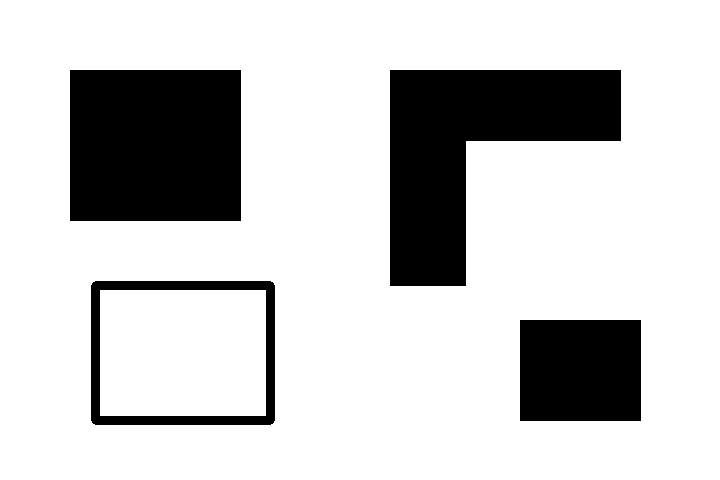
#> input picture 011_image_processing/090_corner_detection/input/corner_sample.png, 720 x 480 px, found by its file name
$ python 010_corner_detection.py
#> lines starting #> are read from the running program, lines starting #| are printed output that depends on the picture; after the words box and inside, x2 and y2 are one past the last pixel; in counts of white or black regions, pixels touching at a corner belong together
import os
import cv2
import numpy as np

dir_proj = os.getcwd()
dir_base = os.path.join(dir_proj, "011_image_processing",
                        "090_corner_detection")
dir_input = os.path.join(dir_base, "input")
dir_output = os.path.join(dir_base, "output")
os.makedirs(dir_input, exist_ok=True)
os.makedirs(dir_output, exist_ok=True)

path_input = os.path.join(dir_input, "corner_sample.png")


"""===========================================================================================
Create Corner Input
==========================================================================================="""
if not os.path.exists(path_input):
    img = np.full(shape=(480, 720, 3), fill_value=255, dtype=np.uint8)

    cv2.rectangle(img=img, pt1=(70, 70), pt2=(240, 220),
                  color=(40, 40, 40), thickness=-1)
    cv2.rectangle(img=img, pt1=(95, 285), pt2=(270, 420),
                  color=(40, 40, 40), thickness=7)

    l_shape = np.array(object=[[390, 70], [620, 70], [620, 140],
                               [465, 140], [465, 285], [390, 285]],
                       dtype=np.int32)
    cv2.drawContours(image=img, contours=[l_shape], contourIdx=-1,
                     color=(40, 40, 40), thickness=-1)

    cv2.rectangle(img=img, pt1=(520, 320), pt2=(640, 420),
                  color=(40, 40, 40), thickness=-1)

    cv2.imwrite(filename=path_input, img=img)

img = cv2.imread(filename=path_input)
#> img is the input picture: shape (480, 720, 3); values 40 (black) and 255 (white), 79.5% white; 4 black regions, box (x1, y1, x2, y2) and area: (390, 70, 621, 286) 27421, (70, 70, 241, 221) 25821, (520, 320, 641, 421) 12221, (91, 281, 275, 425) 5548
if img is None:
    print("Error: Could not open image")
    exit()


"""===========================================================================================
Harris Corner Detection
==========================================================================================="""
gray = cv2.cvtColor(src=img, code=cv2.COLOR_BGR2GRAY)
gray_float = np.float32(gray)

response = cv2.cornerHarris(src=gray_float, blockSize=2, ksize=3, k=0.04)
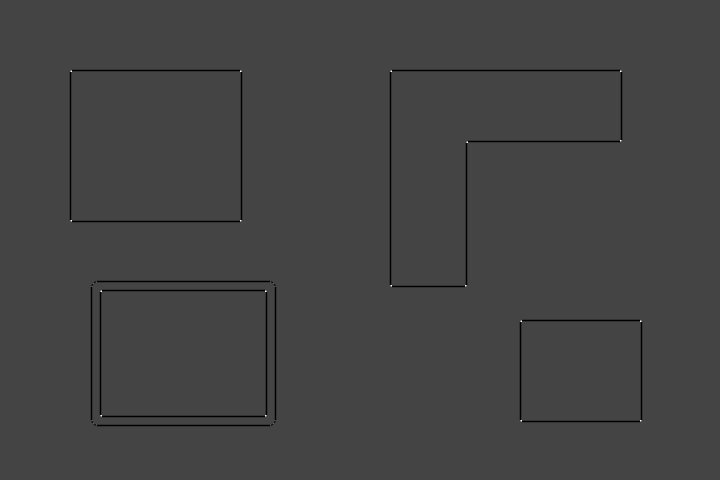
#> response: shape (480, 720) float32; min -85470024, max 231620432, mean -1137797.2; drawn with min black and max white
response = cv2.dilate(src=response, kernel=None)
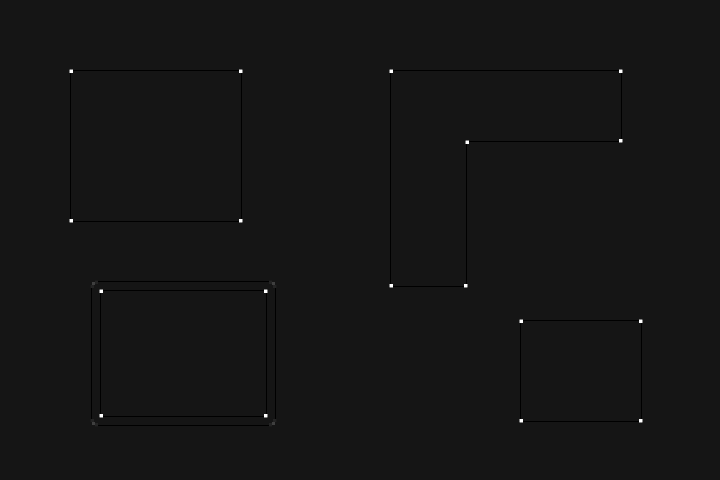
#> response: shape (480, 720) float32; min -21367506, max 231620432, mean -37551.9; drawn with min black and max white

response_norm = cv2.normalize(src=response, dst=None, alpha=0, beta=255,
                              norm_type=cv2.NORM_MINMAX)
response_norm = np.uint8(response_norm)

_, corner_mask = cv2.threshold(src=response_norm, thresh=125,
                               maxval=255, type=cv2.THRESH_BINARY)
#> corner_mask: shape (480, 720); 0.08% white; 18 white regions (18 under 20 px)
_, _, _, centers = cv2.connectedComponentsWithStats(image=corner_mask)
#> centers = 19 rows, first 8: [359.5, 239.5], [70.6, 70.6], [240.4, 70.6], [390.6, 70.6], [620.4, 70.6], [620.4, 140.4], [466.6, 141.6], [70.6, 220.4]

result = img.copy()
for center in centers[1:]:
    x, y = np.round(center).astype(np.int32)
    cv2.circle(img=result, center=(int(x), int(y)), radius=5,
               color=(0, 0, 255), thickness=-1)
#> this loop made 18 passes
#> (center, x, y) on passes 1 to 12: ([70.6, 70.6], 71, 71), ([240.4, 70.6], 240, 71), ([390.6, 70.6], 391, 71), ([620.4, 70.6], 620, 71), ([620.4, 140.4], 620, 140), ([466.6, 141.6], 467, 142), ([70.6, 220.4], 71, 220), ([240.4, 220.4], 240, 220), ([390.6, 285.4], 391, 285), ([465.4, 285.4], 465, 285), ([100.6, 290.6], 101, 291), ([265.4, 290.6], 265, 291)
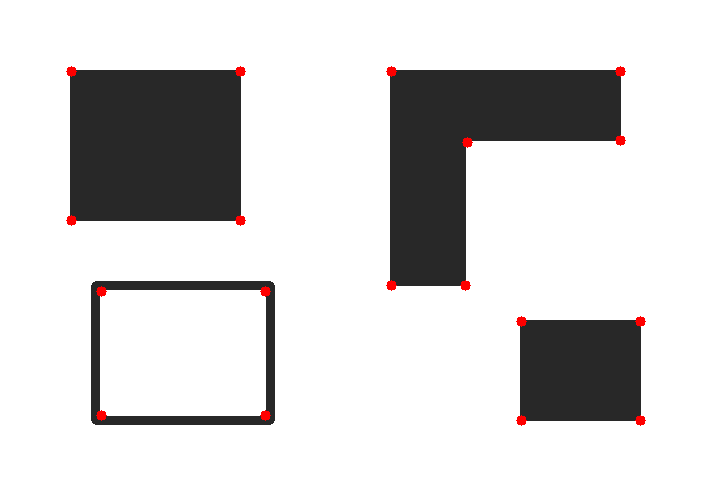
#> result: shape (480, 720, 3); 0.42% of pixels changed, all inside (x1, y1, x2, y2) = (66, 66, 646, 426)

cv2.imwrite(filename=os.path.join(dir_output, "01_input_corner_sample.png"),
            img=img)
cv2.imwrite(filename=os.path.join(dir_output, "02_harris_response.png"),
            img=response_norm)
cv2.imwrite(filename=os.path.join(dir_output, "03_harris_corners.png"),
            img=result)

print("Harris corners:", max(0, len(centers) - 1))
#| Harris corners: 18
print("Saved input image to:", path_input)
print("Saved output images to:", dir_output)
